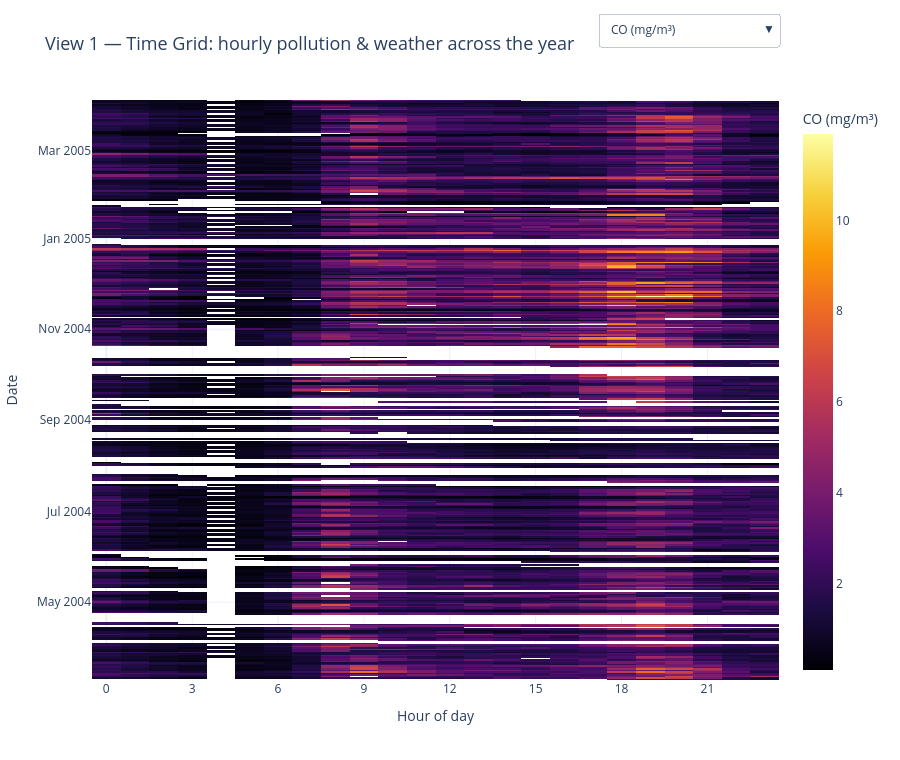

The code cell stored with this chart in its notebook:
### Markdown cell above
### View 1.1: Time grid (day x hour)
Rows = days, columns = hours; colour = selected attribute (dropdown). Missing cells stay white, which also shows the 03:00 NOx/NO2 gap.

### Code cell
def view_time_grid(df):
    df = df.copy()
    df["Day"] = df["DateTime"].dt.normalize()
    df["Hr"] = df["DateTime"].dt.hour

    # Use a common day grid so every attribute traces the same 391 days and the
    # y-axis stays aligned when the dropdown switches between attributes.
    all_days = sorted(df["Day"].unique())

    traces = []
    for attr in NUMERIC_ATTRIBUTES:
        pivot = (
            df.pivot_table(index="Day", columns="Hr", values=attr, aggfunc="mean")
            .reindex(all_days)
        )
        traces.append(
            go.Heatmap(
                z=pivot.values,
                x=list(pivot.columns),
                y=pivot.index.to_pydatetime(),
                colorscale=colorscale_for(attr),
                colorbar=dict(title=ATTR_LABELS[attr]),
                name=ATTR_LABELS[attr],
                hovertemplate=(
                    "Date: %{y|%Y-%m-%d}<br>Hour: %{x}:00<br>"
                    + ATTR_LABELS[attr]
                    + ": %{z:.2f}<extra></extra>"
                ),
                visible=(attr == "CO(GT)"),
            )
        )

    buttons = [
        dict(
            label=ATTR_LABELS[attr],
            method="update",
            args=[{"visible": [a == attr for a in NUMERIC_ATTRIBUTES]}],
        )
        for attr in NUMERIC_ATTRIBUTES
    ]

    fig = go.Figure(data=traces)
    fig.update_layout(
        template="plotly_white",
        title=dict(
            text="View 1 — Time Grid: hourly pollution & weather across the year",
            font=dict(size=18),
        ),
        updatemenus=[
            dict(
                buttons=buttons,
                direction="down",
                showactive=True,
                x=1.0,
                xanchor="right",
                y=1.15,
                yanchor="top",
            )
        ],
        height=760,
    )
    fig.update_xaxes(title_text="Hour of day", dtick=3)
    fig.update_yaxes(title_text="Date", tickformat="%b %Y")
    return fig

view_time_grid(df).show()

### Figure 1 — Plotly figure (JSON) as saved in the notebook; plotly's stock layout.template omitted (floating-point values rounded to 4 significant figures; data arrays with more than 128 entries replaced by an {"elided": "..."} marker saying what was removed)
{"data": [{"colorbar": {"title": {"text": "CO (mg/m³)"}}, "colorscale": [[0.0, "#000004"], [0.1111, "#1b0c41"], [0.2222, "#4a0c6b"], [0.3333, "#781c6d"], [0.4444, "#a52c60"], [0.5556, "#cf4446"], [0.6667, "#ed6925"], [0.7778, "#fb9b06"], [0.8889, "#f7d13d"], [1.0, "#fcffa4"]], "hovertemplate": "Date: %{y|%Y-%m-%d}<br>Hour: %{x}:00<br>CO (mg/m³): %{z:.2f}<extra></extra>", "name": "CO (mg/m³)", "type": "heatmap", "visible": true, "x": [0, 1, 2, 3, 4, 5, 6, 7, 8, 9, 10, 11, 12, 13, 14, 15, 16, 17, 18, 19, 20, 21, 22, 23], "y": {"elided": "391 str values"}, "z": {"elided": "391x24 float values"}}, {"colorbar": {"title": {"text": "CO sensor response"}}, "colorscale": [[0.0, "#000004"], [0.1111, "#1b0c41"], [0.2222, "#4a0c6b"], [0.3333, "#781c6d"], [0.4444, "#a52c60"], [0.5556, "#cf4446"], [0.6667, "#ed6925"], [0.7778, "#fb9b06"], [0.8889, "#f7d13d"], [1.0, "#fcffa4"]], "hovertemplate": "Date: %{y|%Y-%m-%d}<br>Hour: %{x}:00<br>CO sensor response: %{z:.2f}<extra></extra>", "name": "CO sensor response", "type": "heatmap", "visible": false, "x": [0, 1, 2, 3, 4, 5, 6, 7, 8, 9, 10, 11, 12, 13, 14, 15, 16, 17, 18, 19, 20, 21, 22, 23], "y": {"elided": "391 str values"}, "z": {"elided": "391x24 float values"}}, {"colorbar": {"title": {"text": "Benzene (µg/m³)"}}, "colorscale": [[0.0, "#000004"], [0.1111, "#1b0c41"], [0.2222, "#4a0c6b"], [0.3333, "#781c6d"], [0.4444, "#a52c60"], [0.5556, "#cf4446"], [0.6667, "#ed6925"], [0.7778, "#fb9b06"], [0.8889, "#f7d13d"], [1.0, "#fcffa4"]], "hovertemplate": "Date: %{y|%Y-%m-%d}<br>Hour: %{x}:00<br>Benzene (µg/m³): %{z:.2f}<extra></extra>", "name": "Benzene (µg/m³)", "type": "heatmap", "visible": false, "x": [0, 1, 2, 3, 4, 5, 6, 7, 8, 9, 10, 11, 12, 13, 14, 15, 16, 17, 18, 19, 20, 21, 22, 23], "y": {"elided": "391 str values"}, "z": {"elided": "391x24 float values"}}, {"colorbar": {"title": {"text": "NMHC sensor response"}}, "colorscale": [[0.0, "#000004"], [0.1111, "#1b0c41"], [0.2222, "#4a0c6b"], [0.3333, "#781c6d"], [0.4444, "#a52c60"], [0.5556, "#cf4446"], [0.6667, "#ed6925"], [0.7778, "#fb9b06"], [0.8889, "#f7d13d"], [1.0, "#fcffa4"]], "hovertemplate": "Date: %{y|%Y-%m-%d}<br>Hour: %{x}:00<br>NMHC sensor response: %{z:.2f}<extra></extra>", "name": "NMHC sensor response", "type": "heatmap", "visible": false, "x": [0, 1, 2, 3, 4, 5, 6, 7, 8, 9, 10, 11, 12, 13, 14, 15, 16, 17, 18, 19, 20, 21, 22, 23], "y": {"elided": "391 str values"}, "z": {"elided": "391x24 float values"}}, {"colorbar": {"title": {"text": "NOx (ppb)"}}, "colorscale": [[0.0, "#000004"], [0.1111, "#1b0c41"], [0.2222, "#4a0c6b"], [0.3333, "#781c6d"], [0.4444, "#a52c60"], [0.5556, "#cf4446"], [0.6667, "#ed6925"], [0.7778, "#fb9b06"], [0.8889, "#f7d13d"], [1.0, "#fcffa4"]], "hovertemplate": "Date: %{y|%Y-%m-%d}<br>Hour: %{x}:00<br>NOx (ppb): %{z:.2f}<extra></extra>", "name": "NOx (ppb)", "type": "heatmap", "visible": false, "x": [0, 1, 2, 3, 4, 5, 6, 7, 8, 9, 10, 11, 12, 13, 14, 15, 16, 17, 18, 19, 20, 21, 22, 23], "y": {"elided": "391 str values"}, "z": {"elided": "391x24 float values"}}, {"colorbar": {"title": {"text": "NO₂ (µg/m³)"}}, "colorscale": [[0.0, "#000004"], [0.1111, "#1b0c41"], [0.2222, "#4a0c6b"], [0.3333, "#781c6d"], [0.4444, "#a52c60"], [0.5556, "#cf4446"], [0.6667, "#ed6925"], [0.7778, "#fb9b06"], [0.8889, "#f7d13d"], [1.0, "#fcffa4"]], "hovertemplate": "Date: %{y|%Y-%m-%d}<br>Hour: %{x}:00<br>NO₂ (µg/m³): %{z:.2f}<extra></extra>", "name": "NO₂ (µg/m³)", "type": "heatmap", "visible": false, "x": [0, 1, 2, 3, 4, 5, 6, 7, 8, 9, 10, 11, 12, 13, 14, 15, 16, 17, 18, 19, 20, 21, 22, 23], "y": {"elided": "391 str values"}, "z": {"elided": "391x24 float values"}}, {"colorbar": {"title": {"text": "Temperature (°C)"}}, "colorscale": [[0.0, "rgb(5,48,97)"], [0.1, "rgb(33,102,172)"], [0.2, "rgb(67,147,195)"], [0.3, "rgb(146,197,222)"], [0.4, "rgb(209,229,240)"], [0.5, "rgb(247,247,247)"], [0.6, "rgb(253,219,199)"], [0.7, "rgb(244,165,130)"], [0.8, "rgb(214,96,77)"], [0.9, "rgb(178,24,43)"], [1.0, "rgb(103,0,31)"]], "hovertemplate": "Date: %{y|%Y-%m-%d}<br>Hour: %{x}:00<br>Temperature (°C): %{z:.2f}<extra></extra>", "name": "Temperature (°C)", "type": "heatmap", "visible": false, "x": [0, 1, 2, 3, 4, 5, 6, 7, 8, 9, 10, 11, 12, 13, 14, 15, 16, 17, 18, 19, 20, 21, 22, 23], "y": {"elided": "391 str values"}, "z": {"elided": "391x24 float values"}}, {"colorbar": {"title": {"text": "Relative Humidity (%)"}}, "colorscale": [[0.0, "rgb(247,251,255)"], [0.125, "rgb(222,235,247)"], [0.25, "rgb(198,219,239)"], [0.375, "rgb(158,202,225)"], [0.5, "rgb(107,174,214)"], [0.625, "rgb(66,146,198)"], [0.75, "rgb(33,113,181)"], [0.875, "rgb(8,81,156)"], [1.0, "rgb(8,48,107)"]], "hovertemplate": "Date: %{y|%Y-%m-%d}<br>Hour: %{x}:00<br>Relative Humidity (%): %{z:.2f}<extra></extra>", "name": "Relative Humidity (%)", "type": "heatmap", "visible": false, "x": [0, 1, 2, 3, 4, 5, 6, 7, 8, 9, 10, 11, 12, 13, 14, 15, 16, 17, 18, 19, 20, 21, 22, 23], "y": {"elided": "391 str values"}, "z": {"elided": "391x24 float values"}}, {"colorbar": {"title": {"text": "Absolute Humidity (g/m³)"}}, "colorscale": [[0.0, "rgb(247,251,255)"], [0.125, "rgb(222,235,247)"], [0.25, "rgb(198,219,239)"], [0.375, "rgb(158,202,225)"], [0.5, "rgb(107,174,214)"], [0.625, "rgb(66,146,198)"], [0.75, "rgb(33,113,181)"], [0.875, "rgb(8,81,156)"], [1.0, "rgb(8,48,107)"]], "hovertemplate": "Date: %{y|%Y-%m-%d}<br>Hour: %{x}:00<br>Absolute Humidity (g/m³): %{z:.2f}<extra></extra>", "name": "Absolute Humidity (g/m³)", "type": "heatmap", "visible": false, "x": [0, 1, 2, 3, 4, 5, 6, 7, 8, 9, 10, 11, 12, 13, 14, 15, 16, 17, 18, 19, 20, 21, 22, 23], "y": {"elided": "391 str values"}, "z": {"elided": "391x24 float values"}}], "layout": {"height": 760, "title": {"font": {"size": 18}, "text": "View 1 — Time Grid: hourly pollution & weather across the year"}, "updatemenus": [{"buttons": [{"args": [{"visible": [true, false, false, false, false, false, false, false, false]}], "label": "CO (mg/m³)", "method": "update"}, {"args": [{"visible": [false, true, false, false, false, false, false, false, false]}], "label": "CO sensor response", "method": "update"}, {"args": [{"visible": [false, false, true, false, false, false, false, false, false]}], "label": "Benzene (µg/m³)", "method": "update"}, {"args": [{"visible": [false, false, false, true, false, false, false, false, false]}], "label": "NMHC sensor response", "method": "update"}, {"args": [{"visible": [false, false, false, false, true, false, false, false, false]}], "label": "NOx (ppb)", "method": "update"}, {"args": [{"visible": [false, false, false, false, false, true, false, false, false]}], "label": "NO₂ (µg/m³)", "method": "update"}, {"args": [{"visible": [false, false, false, false, false, false, true, false, false]}], "label": "Temperature (°C)", "method": "update"}, {"args": [{"visible": [false, false, false, false, false, false, false, true, false]}], "label": "Relative Humidity (%)", "method": "update"}, {"args": [{"visible": [false, false, false, false, false, false, false, false, true]}], "label": "Absolute Humidity (g/m³)", "method": "update"}], "direction": "down", "showactive": true, "x": 1.0, "xanchor": "right", "y": 1.15, "yanchor": "top"}], "xaxis": {"dtick": 3, "title": {"text": "Hour of day"}}, "yaxis": {"tickformat": "%b %Y", "title": {"text": "Date"}}}}
